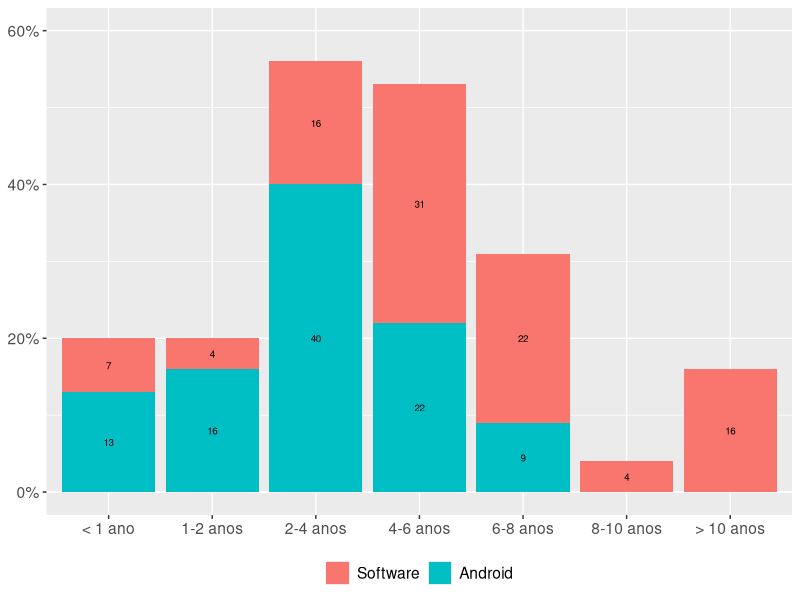

Here is the R script that generated this plot:
library(ggplot2)
library(dplyr)
library(reshape2)
library(forcats)

# EXPERI??NCIA COM SOFTWARE EM S1, S2, S3
# software <- read.table(text="Experiencia    S1    S2    S3
#                                 0-1         3     11      9
#                                 1-2         2     22      1
#                                 2-4         7     45      12
#                                 4-6         14    38      14
#                                 6-8         10    26      9
#                                 8-10        2     8       8
#                                 10+         7     51      15", header=TRUE)
# software <- melt(software, id.var="Experiencia")
# ggplot(software, aes(x = fct_inorder(Experiencia), y = value, fill = variable)) +
#     geom_bar(stat = "identity") +
#     theme(axis.title.x = element_blank(), axis.title.y = element_blank(),
#           legend.position = "bottom", legend.title = element_blank())


# ETAPA 1 - IDADE DOS PARTICIPANTES
# software <- read.table(text="Idade    valor
#                             '19-24 anos'	18
#                        '25-34 anos'	74
#                        '35-44 anos'	4
#                        '45-54 anos'	2
#                        'Nao respondeu' 2", header=TRUE)
# software <- melt(software, id.var="Idade")
# ggplot(software, aes(x = fct_inorder(Idade), y = value, fill = variable)) +
#   geom_bar(stat = "identity") +
#   theme(axis.title.x = element_blank(), axis.title.y = element_blank(),
#         legend.position = " ", legend.title = element_blank(),
#         text=element_text(size=14)) +
#   coord_cartesian(ylim=c(0,80)) +
#   scale_y_continuous(labels = function(x){ paste0(x, "%") })
#
# # ETAPA 1 - ESCOLARIDADE PARTICIPANTES
# software <- read.table(text="Grau valor
#                               Estudante	18
#                               Graduacao 62
#                               Mestrado  11
#                               Doutorado 2
#                               Outros  7", header=TRUE)
# software <- melt(software, id.var="Grau")
# ggplot(software, aes(x = fct_inorder(Grau), y = value, fill = variable)) +
#   geom_bar(stat = "identity") +
#   theme(axis.title.x = element_blank(), axis.title.y = element_blank(),
#         legend.position = " ", legend.title = element_blank(),
#         text=element_text(size=14)) +
#   coord_cartesian(ylim=c(0,80)) +
#   scale_y_continuous(labels = function(x){ paste0(x, "%") })

# ETAPA 1 EXPERIENCIA COM SOFTWARE E ANDROID
software <- read.table(text="Anos	Software	Android
                          '< 1 ano'   7   13
                          '1-2 anos'  4   16
                         '2-4 anos'  16    40
                         '4-6 anos'  31    22
                         '6-8 anos'  22   9
                         '8-10 anos' 4  0
                         '> 10 anos' 16   0", header=TRUE)
software <- melt(software, id.var="Anos")
ggplot(software, aes(x = fct_inorder(Anos), y = value, fill = variable, label = value)) +
  geom_bar(stat = "identity") +
  theme(axis.title.x = element_blank(), axis.title.y = element_blank(),
        legend.position = "bottom", legend.title = element_blank(),
        text=element_text(size=14)) +
  geom_text(position = position_stack(vjust = 0.5), size=2.5, data=subset(software,value != 0)) +
  scale_y_continuous(labels = function(x){ paste0(x, "%") }) +
  coord_cartesian(ylim=c(0,60))


# ETAPA 1 - PAISES
# software <- read.table(text="Pais  Freq
#                               'EUA'	2.22
#                               Alemanha	2.22
#                               Irlanda   6.67
#                               Polonia   2.22
#                               Suica   2.22
#                               Brasil  80.00
#                               'Reino Unido' 2.22
#                               Outros	2.22", header=TRUE)
# software <- melt(software, id.var="Pais")
# ggplot(software, aes(x = fct_inorder(Pais), y = value, fill = variable)) +
#   geom_bar(stat = "identity") +
#   theme(axis.title.x = element_blank(), axis.title.y = element_blank(),
#         legend.position = " ", legend.title = element_blank(), text=element_text(size=14)) +
#   coord_cartesian(ylim=c(0,80)) +
#     scale_y_continuous(labels = function(x){ paste0(x, "%") })

# ETAPA 1 - ESTADOS
# software <- read.table(text="Estado  Freq
#                            'AM' 3
#                            'ES'  3
#                            'GO' 8
#                            'MG'  3
#                            'PR'  3
#                            'PE'  3
#                            'TO' 3
#                            'RJ'  8
#                            'SP' 55
#                            'SC'  5
#                            'RS' 6", header=TRUE)
# software <- melt(software, id.var="Estado")
# ggplot(software, aes(x = fct_inorder(Estado), y = value, fill = variable)) +
#   geom_bar(stat = "identity") +
#   theme(axis.title.x = element_blank(), axis.title.y = element_blank(),
#         legend.position = " ", legend.title = element_blank(), text=element_text(size=14)) +
#   coord_cartesian(ylim=c(0,80)) +
#   scale_y_continuous(labels = function(x){ paste0(x, "%") })
#   
  
  
  # ylim(0, 80) + 
  # geom_text(aes(label=value), vjust=-0.5, size=3) 
  




